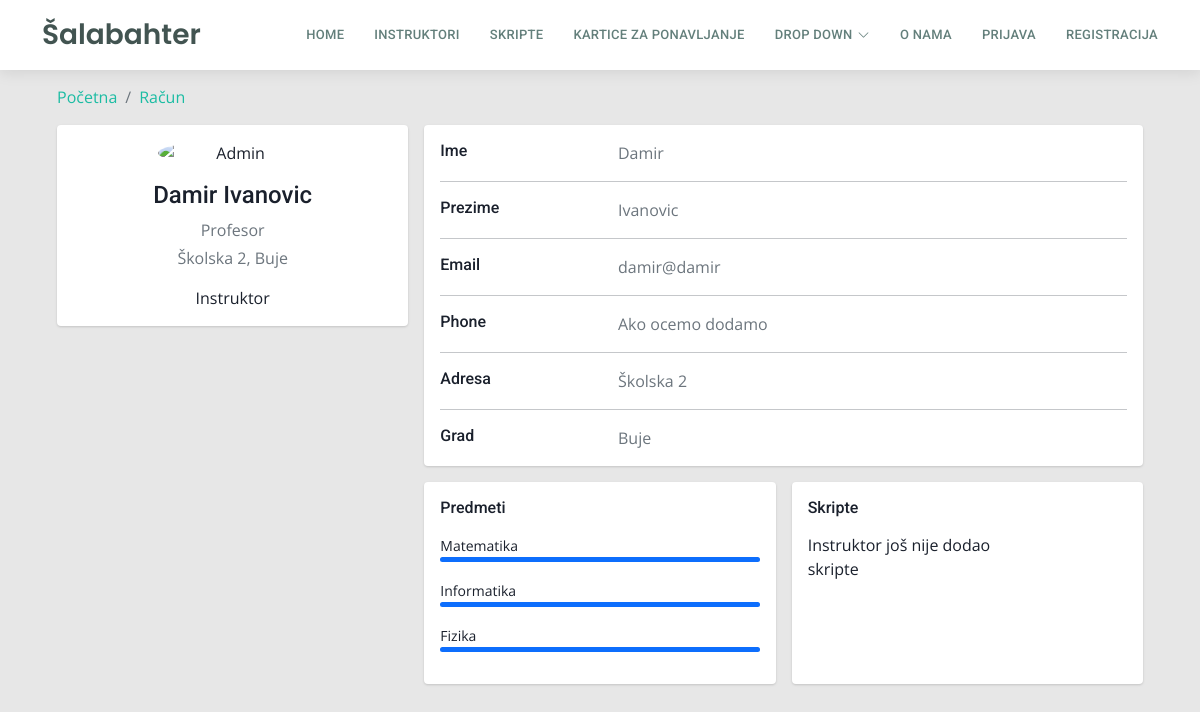
Screenshot of /profil?korisnik=24 with the database file from the repository.
### tables this page shows
CREATE TABLE `korisnik` (
  `korisnik_id` int(11) NOT NULL,
  `ime` varchar(50) DEFAULT NULL,
  `prezime` varchar(50) DEFAULT NULL,
  `email` varchar(100) DEFAULT NULL,
  `lozinka` varchar(255) DEFAULT NULL,
  `adresa` varchar(255) DEFAULT NULL,
  `mjesto` int(5) DEFAULT NULL,
  `datum_rodenja` date DEFAULT NULL,
  `slika_korisnika` varchar(255) DEFAULT NULL,
  `status_korisnika` int(20) DEFAULT NULL,
  `isAdmin` tinyint(1) NOT NULL
);

CREATE TABLE `statuskorisnika` (
  `status_id` int(11) NOT NULL,
  `status_naziv` varchar(50) DEFAULT NULL
);

CREATE TABLE `gradovi` (
  `grad_id` int(11) NOT NULL,
  `naziv_grada` varchar(255) DEFAULT NULL,
  `zupanija_id` int(11) DEFAULT NULL,
  `postanski_broj` int(11) NOT NULL
);

CREATE TABLE `predmeti` (
  `predmet_id` int(11) NOT NULL,
  `naziv_predmeta` varchar(255) DEFAULT NULL
);

### profil/index.php (the view, shortened to what this page needs)
<?php
$con = require "../includes/connection/spajanje.php";
$korisnikID = $_GET['korisnik'];
$sqlOdabraniKorisnik = "SELECT korisnik.korisnik_id,  ime,prezime,email,adresa,naziv_grada, status_naziv FROM korisnik, statuskorisnika, gradovi WHERE korisnik.korisnik_id={$korisnikID} AND  korisnik.status_korisnika=statuskorisnika.status_id AND korisnik.mjesto=gradovi.grad_id";
$rezultatOdabraniKorisnik = $con->query($sqlOdabraniKorisnik);
$korisnik = $rezultatOdabraniKorisnik->fetch_assoc();
$sqlProvjeraInstruktora = "SELECT * FROM instruktori WHERE korisnik_id =  {$korisnikID}" ;
$rezultatInstruktor = $con->query($sqlProvjeraInstruktora);
$instruktor = $rezultatInstruktor->fetch_assoc();
if ($rezultatInstruktor->num_rows > 0) {
  $korisnikJeInstruktor = true;
} else {
  $korisnikJeInstruktor = false;
}
if ($korisnikJeInstruktor) {
  $sqlInstruktoroviPredmeti = "SELECT naziv_predmeta FROM instruktorovipredmeti,predmeti WHERE instruktorovipredmeti.predmet_id=predmeti.predmet_id AND instruktorovipredmeti.instruktor_id = {$instruktor['instruktor_id']}";
  $rezultatInstruktoroviPredmeti = $con->query($sqlInstruktoroviPredmeti);
  $sqlSkripteKorisnika = "SELECT * FROM skripte WHERE korisnik_id = {$instruktor['instruktor_id']}";
  $resultSkripteKorisnika = $con->query($sqlSkripteKorisnika);
  if ($resultSkripteKorisnika->num_rows > 0) {
    $korisnikImaSkripte = true;
  } else {
    $korisnikImaSkripte = false;
  }
}
?>
<!DOCTYPE html>
<html lang="en">
<head>
  <link rel="stylesheet" href="https://cdn.jsdelivr.net/npm/bootstrap@5.1.3/dist/css/bootstrap.min.css">
  <link href="../assets/vendor/animate.css/animate.min.css" rel="stylesheet">
  <link href="../assets/vendor/bootstrap/css/bootstrap.min.css" rel="stylesheet">
  <link href="../assets/vendor/bootstrap-icons/bootstrap-icons.css" rel="stylesheet">
  <link href="../assets/vendor/boxicons/css/boxicons.min.css" rel="stylesheet">
  <link href="../assets/vendor/glightbox/css/glightbox.min.css" rel="stylesheet">
  <link href="../assets/vendor/swiper/swiper-bundle.min.css" rel="stylesheet">
  <link href="../assets/css/style.css" rel="stylesheet">
  <link href="../assets/css/dashboard.css" rel="stylesheet">
</head>
<body>
  <?php include '../includes/header.php'; ?>
  <div class="container">
    <div class="main-body">
      <nav aria-label="breadcrumb" class="main-breadcrumb">
        <ol class="breadcrumb">
          <li class="breadcrumb-item"><a href="../">Početna</a></li>
          <li class="breadcrumb-item active"><a href="javascript:void(0)" aria-current="page">Račun</a></li>
        </ol>
      </nav>
      <div class="row gutters-sm">
        <div class="col-md-4 mb-3 ">
          <div class="card">
            <div class="card-body">
              <div class="d-flex flex-column align-items-center text-center">
                <img src="https://bootdey.com/img/Content/avatar/avatar7.png" alt="Admin" class="rounded-circle" width="150">
                <div class="mt-3">
                  <h4> <?php echo $korisnik["ime"] . " " . $korisnik["prezime"] ?> </h4>
                  <p class="text-secondary mb-1">
                    <?php echo $korisnik['status_naziv']; ?></p>
                  <p class="text-muted font-size-sm"><?php echo $korisnik["adresa"] . ",  ";
                                                      echo $korisnik['naziv_grada']; ?></p>
                  <?php if ($korisnikJeInstruktor) :
                  ?>
                    <label class="text">Instruktor</label>
                  <?php endif; ?>
                </div>
              </div>
            </div>
          </div>
        </div>
        <div class="col-md-8">
          <div class="card mb-3">
            <div class="card-body">
              <div class="row">
                <div class="col-sm-3">
                  <h6 class="mb-0">Ime</h6>
                </div>
                <div class="col-sm-5 text-secondary">
                  <label type="text"><?php echo $korisnik["ime"]
                                      ?></label>
                </div>
              </div>
              <hr>
              <div class="row">
                <div class="col-sm-3">
                  <h6 class="mb-0">Prezime</h6>
                </div>
                <div class="col-sm-5 text-secondary">
                  <label type="text"><?php echo $korisnik["prezime"]
                                      ?></label>
                </div>
              </div>
              <hr>
              <div class="row">
                <div class="col-sm-3">
                  <h6 class="mb-0">Email</h6>
                </div>
                <div class="col-sm-9 text-secondary">
                  <label type="text"><?php echo $korisnik["email"]
                                      ?></label>
                </div>
              </div>
              <hr>
              <div class="row">
                <div class="col-sm-3">
                  <h6 class="mb-0">Phone</h6>
                </div>
                <div class="col-sm-9 text-secondary">
                  Ako ocemo dodamo
                </div>
              </div>
              <hr>
              <div class="row">
                <div class="col-sm-3">
                  <h6 class="mb-0">Adresa</h6>
                </div>
                <div class="col-sm-9 text-secondary">
                  <label type="text"><?php echo $korisnik["adresa"]
                                      ?></label>
                </div>
              </div>
              <hr>
              <div class="row">
                <div class="col-sm-3">
                  <h6 class="mb-0">Grad</h6>
                </div>
                <div class="col-sm-9 text-secondary">
                  <label type="text"><?php echo $korisnik["naziv_grada"];
                                      ?></label>
                </div>
              </div>
            </div>
          </div>
          <?php if ($korisnikJeInstruktor) : ?>
            <div class="row gutters-sm">
              <div class="col-sm-6 mb-3">
                <div class="card h-100">
                  <div class="card-body">
                    <h6 class="d-flex align-items-center mb-3">Predmeti</h6>
                    <?php while ($row = $rezultatInstruktoroviPredmeti->fetch_assoc()) : ?>
                      <small><?php echo $row['naziv_predmeta']; ?></small>
                      <div class="progress mb-3" style="height: 5px">
                        <div class="progress-bar bg-primary" role="progressbar" style="width: 100%" aria-valuenow="80" aria-valuemin="0" aria-valuemax="100"></div>
                      </div>
                    <?php endwhile; ?>
                  </div>
                </div>
              </div>
              <div class="col-sm-6 mb-3">
                <div class="card h-100">
                  <div class="card-body">
                    <h6 class="d-flex align-items-center mb-3">Skripte</h6>
                    <div class="row overflow-auto" style="max-height: 300px;">
                      <div class="col-sm-8 mb-3">
                        <?php
                        if ($korisnikImaSkripte) :
                          while ($row = $resultSkripteKorisnika->fetch_assoc()) : ?>
                            <div class="card h-100">
                              <div class="card-body">
                                <h6 class="d-flex align-items-center mb-3">Skripte</h6>
                                <small><?php echo $row['naziv_skripte']; ?></small>
                                <div class="progress mb-3" style="height: 5px">
                                  <div class="progress-bar bg-primary" role="progressbar" style="width: 100%" aria-valuenow="100" aria-valuemin="0" aria-valuemax="100"></div>
                                </div>
                                <a href="<?php echo $row['skripta_putanja']; ?>" class="btn btn-primary" download>Preuzmi</a>
                              </div>
                            </div>
                        <?php endwhile;
                        else : echo "Instruktor još nije dodao skripte";
                        endif; ?>
                      </div>
                    </div>
                  </div>
                </div>
              </div>
            </div>
          <?php endif; ?>
        </div>
      </div>
</body>
</html>

### assets/css/style.css (style rules this page uses)
body { font-family: "Open Sans", sans-serif; color: #334240; }
a { text-decoration: none; color: #1bbca3; }
h1, h2, h3, h4, h5, h6 { font-family: "Roboto", sans-serif; }

### assets/css/dashboard.css (style rules this page uses)
body { color: #1a202c; text-align: left; background-color: #e7e7e7; }
.main-body { padding: 15px; }
.card { box-shadow: 0 1px 3px 0 rgba(0,0,0,.1), 0 1px 2px 0 rgba(0,0,0,.06); }
.card { position: relative; display: flex; flex-direction: column; min-width: 0; word-wrap: break-word; background-color: #fff; background-clip: border-box; border: 0 solid rgba(0,0,0,.125); border-radius: .25rem; }
.card-body { flex: 1 1 auto; min-height: 1px; padding: 1rem; }
.gutters-sm { margin-right: -8px; margin-left: -8px; }
.gutters-sm>.col, .gutters-sm>[class*=col-] { padding-right: 8px; padding-left: 8px; }
.mb-3, .my-3 { margin-bottom: 1rem!important; }
.h-100 { height: 100%!important; }

### rows the page displays
korisnik: ime "Damir", prezime "Ivanovic", status_korisnika.status_naziv "Profesor", adresa "Školska 2", mjesto.naziv_grada "Buje", email "damir@damir"
predmeti: naziv_predmeta "Matematika"
predmeti: naziv_predmeta "Informatika"
predmeti: naziv_predmeta "Fizika"
